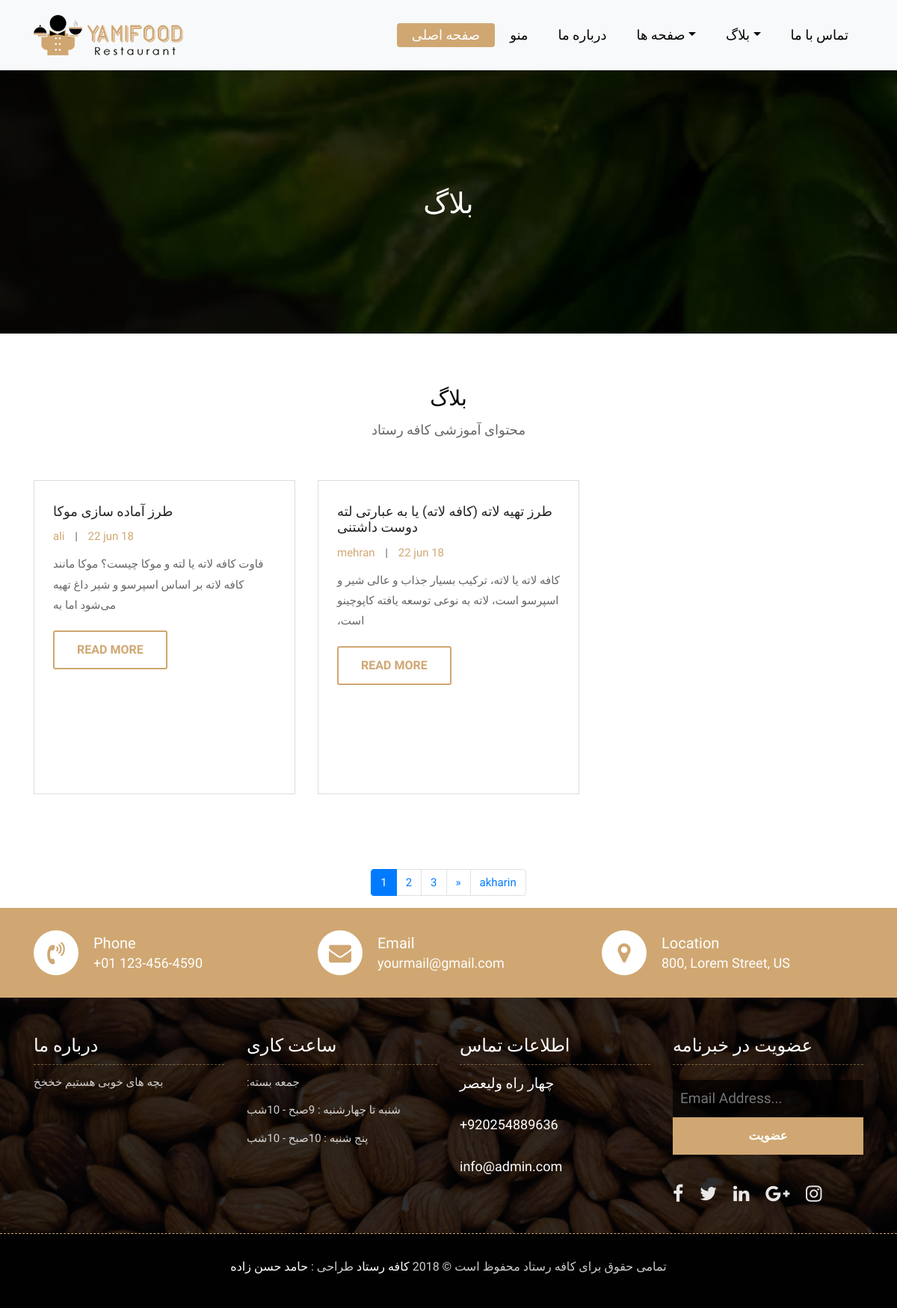
Screenshot of /blog/ with the database file from the repository.
### blog/models.py (models this page shows, shortened)
class   blog(models.Model):
        name = models.CharField(gt("نام مقاله"),max_length=100, default=None)
        description = models.CharField(gt("توضیحات"), max_length=100, default=None)
        content = RichTextField(blank=False,null=False)
        author = models.ForeignKey(User,verbose_name=gt("نویسنده"), on_delete=models.CASCADE)
        pub_date = models.DateTimeField(gt("تاریخ انتشار"), default=timezone.now)
        photo = models.ImageField(gt("تصویر"), upload_to="blog/", default=None)
        category=models.ForeignKey("category",related_name="blog",verbose_name="دسته بندی" ,on_delete=models.CASCADE,null=True,blank=True )
        tag=models.ManyToManyField("tag",related_name="blogs",verbose_name="تگ")

### blog/views.py (the view)
# urls.py: path("",views.blog_list,name="blog_list"),
def blog_list(request):
    blog_list=blog.objects.all()
    paginator = Paginator(blog_list, 2)
    page_number = request.GET.get('page')
    page_obj = paginator.get_page(page_number)
    context={
        "blogs":page_obj
    }
    return  render(request,"blog/blog.html",context)

### blog/templates/blog/blog.html (shortened to what this page needs)
{% extends "base.html" %}
{%  block  content %}
	<div class="all-page-title page-breadcrumb">
		<div class="container text-center">
			<div class="row">
				<div class="col-lg-12">
					<h1>بلاگ</h1>
				</div>
			</div>
		</div>
	</div>
	<div class="blog-box">
		<div class="container">
			<div class="row">
				<div class="col-lg-12">
					<div class="heading-title text-center">
						<h2>بلاگ</h2>
						<p>محتوای آموزشی کافه رستاد</p>
					</div>
				</div>
			</div>
			<div class="row">
                {% for blog in blogs %}
				<div class="col-lg-4 col-md-6 col-12">
					<div class="blog-box-inner">
						<div class="blog-img-box">
						</div>
						<div class="blog-detail">
							<h4>{{ blog.name}}</h4>
							<ul>
								<li><span>{{ blog.author}}</span></li>
								<li>|</li>
								<li><span>{{ blog.pub_date|date:"y b d"}}</span></li>
							</ul>
							<p dir="rtl">{{ blog.description|truncatewords:60 }} </p>
							<a class="btn btn-lg btn-circle btn-outline-new-white" href="{% url 'blog:detail' blog.id %} ">Read More</a>
						</div>
					</div>
				</div>
			    {% endfor %}
			</div>
		</div>
	</div>
    {% if blogs.has_other_pages  %}
	<div class="container mb-3">
    <div class="row">
        <div class="col d-flex justify-content-center">
            <nav aria-label="Page navigation example">
  <ul class="pagination">
    {% for page in blogs.paginator.page_range %}
        {% if blogs.number == page %}
    <li class="page-item active">
        <a class="page-link" href="?page={{page}}">{{ page }}</a>
    </li>
        {%  else %}
            <li class="page-item">
                 <a class="page-link" href="?page={{page}}">{{ page }}</a>
            </li>
        {% endif %}
    {% endfor %}
    {% if blogs.has_next %}
    <li class="page-item">
      <a class="page-link" href="?page={{blogs.next_page_number}}" aria-label="Next">
        <span aria-hidden="true">&raquo;</span>
      </a>
    </li>
        <li class="page-item">
      <a class="page-link" href="?page={{blogs.paginator.num_pages}}">  akharin
      </a></li>
        {% endif %}
  </ul>
</nav>
        </div>
    </div>
    </div>
    {% endif %}
	<div class="contact-imfo-box">
		<div class="container">
			<div class="row">
				<div class="col-md-4">
					<i class="fa fa-volume-control-phone"></i>
					<div class="overflow-hidden">
						<h4>Phone</h4>
						<p class="lead">
							+01 123-456-4590
						</p>
					</div>
				</div>
				<div class="col-md-4">
					<i class="fa fa-envelope"></i>
					<div class="overflow-hidden">
						<h4>Email</h4>
						<p class="lead">
							yourmail@gmail.com
						</p>
					</div>
				</div>
				<div class="col-md-4">
					<i class="fa fa-map-marker"></i>
					<div class="overflow-hidden">
						<h4>Location</h4>
						<p class="lead">
							800, Lorem Street, US
						</p>
					</div>
				</div>
			</div>
		</div>
	</div>
{% endblock %}

### templates/base.html (shortened to what this page needs)
{% load static %}
<!DOCTYPE html>
<html lang="en">
<head>
    <link rel="stylesheet" href="{%  static "css/bootstrap.min.css"  %}">
    <link rel="stylesheet" href="{% static "css/style.css" %}">
    <link rel="stylesheet" href="{% static  "css/responsive.css"  %}">
    <link rel="stylesheet" href="{% static "css/custom.css"  %}">
</head>
<body>
{% include "partial/_header.html" %}
{% block content  %}
{% endblock %}
{% include "partial/_footer.html" %}
</body>
</html>

### templates/partial/_header.html (shortened to what this page needs)
{% load static %}
	<header class="top-navbar">
		<nav class="navbar navbar-expand-lg navbar-light bg-light">
			<div class="container">
				<a class="navbar-brand" href="index.html">
					<img src="{% static "images/logo.png" %}" alt="" />
				</a>
				<div class="collapse navbar-collapse" id="navbars-rs-food">
					<ul class="navbar-nav ml-auto">
						<li class="nav-item active"><a class="nav-link" href="{% url "food:food_list" %}">صفحه اصلی</a></li>
						<li class="nav-item"><a class="nav-link" href="menu.html">منو</a></li>
						<li class="nav-item"><a class="nav-link" href="about.html">درباره ما</a></li>
						<li class="nav-item dropdown">
							<a class="nav-link dropdown-toggle" href="{% url "reservation:book" %}" id="dropdown-a" data-toggle="dropdown">صفحه ها</a>
						</li>
						<li class="nav-item dropdown">
							<a class="nav-link dropdown-toggle" href="{% url "blog:blog_list" %}" id="dropdown-a" data-toggle="dropdown">بلاگ</a>
						</li>
						<li class="nav-item"><a class="nav-link" href="{% url "blog:blog_list" %}">تماس با ما</a></li>
					</ul>
				</div>
			</div>
		</nav>
	</header>

### templates/partial/_footer.html (shortened to what this page needs)
{% load static %}
	<footer class="footer-area bg-f">
		<div class="container">
			<div class="row">
				<div class="col-lg-3 col-md-6">
					<h3>درباره ما</h3>
					<p> بچه های خوبی هستیم خخخخ</p>
				</div>
				<div class="col-lg-3 col-md-6">
					<h3>ساعت کاری</h3>
					<p><span class="text-color">:جمعه  </span>بسته</p>
					<p><span class="text-color">شنبه تا چهارشنبه :</span> 9صبح - 10شب</p>
					<p><span class="text-color">پنج شنبه :</span> 10صبح - 10شب</p>
				</div>
				<div class="col-lg-3 col-md-6">
					<h3>اطلاعات تماس</h3>
					<p class="lead"> چهار راه ولیعصر</p>
					<p class="lead"><a href="#">+920254889636</a></p>
					<p><a href="#"> info@admin.com</a></p>
				</div>
				<div class="col-lg-3 col-md-6">
					<h3>عضویت در خبرنامه</h3>
					<div class="subscribe_form">
						<form class="subscribe_form">
							<input name="EMAIL" id="subs-email" class="form_input" placeholder="Email Address..." type="email">
							<button type="submit" class="submit">عضویت</button>
						</form>
					</div>
					<ul class="list-inline f-social">
						<li class="list-inline-item"><a href="#"><i class="fa fa-facebook" aria-hidden="true"></i></a></li>
						<li class="list-inline-item"><a href="#"><i class="fa fa-twitter" aria-hidden="true"></i></a></li>
						<li class="list-inline-item"><a href="#"><i class="fa fa-linkedin" aria-hidden="true"></i></a></li>
						<li class="list-inline-item"><a href="#"><i class="fa fa-google-plus" aria-hidden="true"></i></a></li>
						<li class="list-inline-item"><a href="#"><i class="fa fa-instagram" aria-hidden="true"></i></a></li>
					</ul>
				</div>
			</div>
		</div>
		<div class="copyright">
			<div class="container">
				<div class="row">
					<div class="col-lg-12">
						<p class="company-name">تمامی حقوق برای کافه رستاد محفوظ است &copy; 2018 <a href="#">کافه رستاد</a> طراحی :
					<a href="https://html.design/">حامد حسن زاده</a></p>
					</div>
				</div>
			</div>
		</div>
	</footer>

### rows the page displays
blog: name "طرز آماده سازی موکا", author "ali", pub_date "22 jun 18", description "فاوت کافه لاته یا لته و موکا چیست؟ موکا مانند کافه لاته بر اساس اسپرسو و شیر داغ تهیه می‌شود اما به"
blog: name "طرز تهیه لاته (کافه لاته) یا به عبارتی لته دوست‌ داشتنی", author "mehran", pub_date "22 jun 18", description "کافه لاته یا لاته، ترکیب بسیار جذاب و عالی شیر و اسپرسو است، لاته به نوعی توسعه یافته کاپوچینو است،"

### other values shown
{{ page }} "1"
{{ page }} "2" "3"
